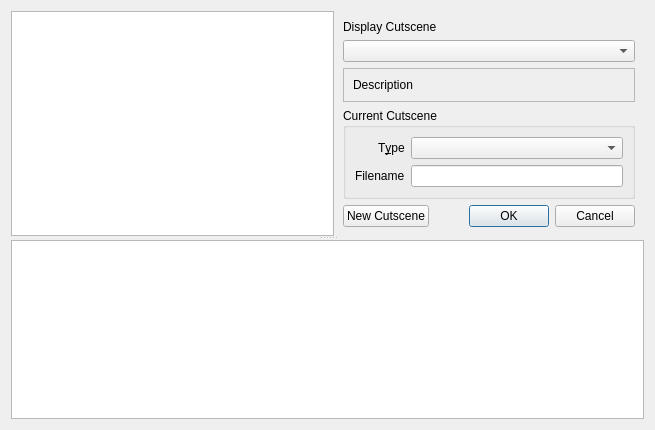
<?xml version="1.0" encoding="UTF-8"?>
<ui version="4.0">
 <class>fso::fred::dialogs::MissionCutscenesDialog</class>
 <widget class="QDialog" name="fso::fred::dialogs::MissionCutscenesDialog">
  <property name="windowModality">
   <enum>Qt::WindowModal</enum>
  </property>
  <property name="geometry">
   <rect>
    <x>0</x>
    <y>0</y>
    <width>655</width>
    <height>430</height>
   </rect>
  </property>
  <property name="windowTitle">
   <string>Mission Objectives</string>
  </property>
  <layout class="QVBoxLayout" name="verticalLayout">
   <item>
    <widget class="QSplitter" name="splitter_2">
     <property name="orientation">
      <enum>Qt::Vertical</enum>
     </property>
     <property name="childrenCollapsible">
      <bool>false</bool>
     </property>
     <widget class="QWidget" name="widget" native="true">
      <layout class="QHBoxLayout" name="horizontalLayout">
       <property name="spacing">
        <number>0</number>
       </property>
       <property name="leftMargin">
        <number>0</number>
       </property>
       <property name="topMargin">
        <number>0</number>
       </property>
       <property name="rightMargin">
        <number>0</number>
       </property>
       <property name="bottomMargin">
        <number>0</number>
       </property>
       <item>
        <widget class="fso::fred::sexp_tree" name="cutsceneEventTree"/>
       </item>
       <item>
        <widget class="QWidget" name="widget_2" native="true">
         <property name="enabled">
          <bool>true</bool>
         </property>
         <layout class="QVBoxLayout" name="verticalLayout_2">
          <property name="sizeConstraint">
           <enum>QLayout::SetFixedSize</enum>
          </property>
          <item>
           <widget class="QLabel" name="label">
            <property name="text">
             <string>Display Cutscene</string>
            </property>
            <property name="buddy">
             <cstring>displayTypeCombo</cstring>
            </property>
           </widget>
          </item>
          <item>
           <widget class="QComboBox" name="displayTypeCombo"/>
          </item>
          <item>
           <widget class="QFrame" name="frame">
            <property name="sizePolicy">
             <sizepolicy hsizetype="Preferred" vsizetype="Expanding">
              <horstretch>0</horstretch>
              <verstretch>0</verstretch>
             </sizepolicy>
            </property>
            <property name="frameShape">
             <enum>QFrame::StyledPanel</enum>
            </property>
            <property name="frameShadow">
             <enum>QFrame::Sunken</enum>
            </property>
            <layout class="QVBoxLayout" name="verticalLayout_3">
             <item>
              <widget class="QLabel" name="cutsceneTypeDescription">
               <property name="text">
                <string>Description</string>
               </property>
               <property name="wordWrap">
                <bool>true</bool>
               </property>
              </widget>
             </item>
            </layout>
           </widget>
          </item>
          <item>
           <widget class="QGroupBox" name="groupBox">
            <property name="title">
             <string>Current Cutscene</string>
            </property>
            <layout class="QFormLayout" name="formLayout">
             <property name="sizeConstraint">
              <enum>QLayout::SetMinAndMaxSize</enum>
             </property>
             <property name="fieldGrowthPolicy">
              <enum>QFormLayout::AllNonFixedFieldsGrow</enum>
             </property>
             <property name="labelAlignment">
              <set>Qt::AlignRight|Qt::AlignTrailing|Qt::AlignVCenter</set>
             </property>
             <property name="formAlignment">
              <set>Qt::AlignJustify|Qt::AlignTop</set>
             </property>
             <item row="0" column="0">
              <widget class="QLabel" name="label_2">
               <property name="text">
                <string>T&amp;ype</string>
               </property>
               <property name="buddy">
                <cstring>cutsceneTypeCombo</cstring>
               </property>
              </widget>
             </item>
             <item row="0" column="1">
              <widget class="QComboBox" name="cutsceneTypeCombo">
               <property name="sizePolicy">
                <sizepolicy hsizetype="Expanding" vsizetype="Fixed">
                 <horstretch>0</horstretch>
                 <verstretch>0</verstretch>
                </sizepolicy>
               </property>
              </widget>
             </item>
             <item row="1" column="0">
              <widget class="QLabel" name="label_3">
               <property name="text">
                <string>Filename</string>
               </property>
               <property name="buddy">
                <cstring>cutsceneFilename</cstring>
               </property>
              </widget>
             </item>
             <item row="1" column="1">
              <widget class="QLineEdit" name="cutsceneFilename"/>
             </item>
            </layout>
           </widget>
          </item>
          <item>
           <layout class="QHBoxLayout" name="horizontalLayout_2">
            <property name="spacing">
             <number>40</number>
            </property>
            <item>
             <widget class="QPushButton" name="newCutsceneBtn">
              <property name="sizePolicy">
               <sizepolicy hsizetype="Minimum" vsizetype="Fixed">
                <horstretch>1</horstretch>
                <verstretch>0</verstretch>
               </sizepolicy>
              </property>
              <property name="text">
               <string>New Cutscene</string>
              </property>
             </widget>
            </item>
            <item>
             <widget class="QDialogButtonBox" name="okAndCancelButtons">
              <property name="orientation">
               <enum>Qt::Horizontal</enum>
              </property>
              <property name="standardButtons">
               <set>QDialogButtonBox::Cancel|QDialogButtonBox::Ok</set>
              </property>
             </widget>
            </item>
           </layout>
          </item>
         </layout>
        </widget>
       </item>
      </layout>
     </widget>
     <widget class="QPlainTextEdit" name="helpTextBox">
      <property name="readOnly">
       <bool>true</bool>
      </property>
     </widget>
    </widget>
   </item>
  </layout>
 </widget>
 <customwidgets>
  <customwidget>
   <class>fso::fred::sexp_tree</class>
   <extends>QTreeView</extends>
   <header>ui/widgets/sexp_tree.h</header>
  </customwidget>
 </customwidgets>
 <resources/>
 <connections/>
</ui>
